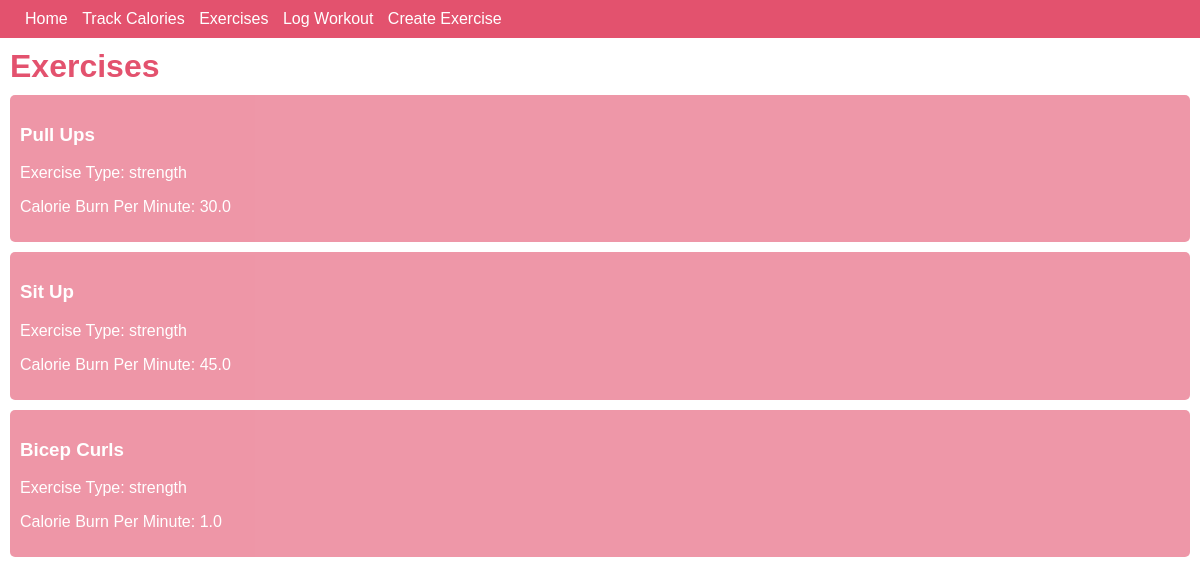
Before: /exercise/ with the older database file.
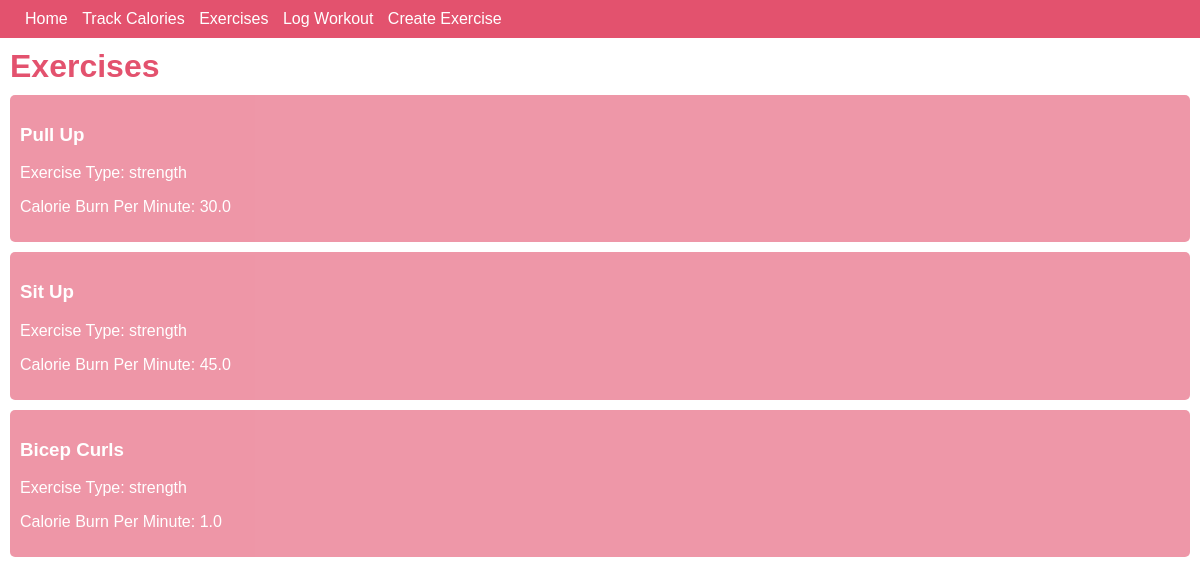
After: the same page with the newer database file.
### app/models.py (models this page shows, shortened)
class exercise(models.Model):
    user = models.ForeignKey(User, on_delete=models.CASCADE)
    exercise_name = models.CharField(max_length=50, null=True, blank=True)
    EXERCISE_TYPES = [
        ('cardio', 'Cardio'),
        ('strength', 'Strength'),
        ('flexibility','Flexibility'),
        ('balance', 'Balance'),
        ('hiit', 'High-Intensity Interval Training'),
        ('other', 'Others')
    ]
    exercise_type = models.CharField(max_length=50, choices=EXERCISE_TYPES)
    calorie_burn = models.FloatField(null=True, blank=True)

### app/views.py (the view)
# urls.py: path('exercise/',ExerciseListView.as_view(), name = 'exercise'),
class ExerciseListView(ListView):
    model = exercise
    context_object_name = 'exercises'
    template_name = 'app/exercise.html'

### app/templates/app/exercise.html
{% extends 'app/base.html' %} {% load static %} {%block content%}
<div class="container">
  <h1>Exercises</h1>
  {% for exercise in exercises %}
  <div class="exercise-entry">
    <h3>
      <a href="{% url 'exercise_detail' exercise.pk %}"
        >{{ exercise.exercise_name }}</a
      >
    </h3>
    <p>Exercise Type: {{exercise.exercise_type}}</p>
    <p>Calorie Burn Per Minute: {{exercise.calorie_burn}}</p>
  </div>
</div>
{% endfor %} {% endblock content%}

Changed rows visible on the page:
changed exercise: exercise_name "Pull Ups" → "Pull Up"
